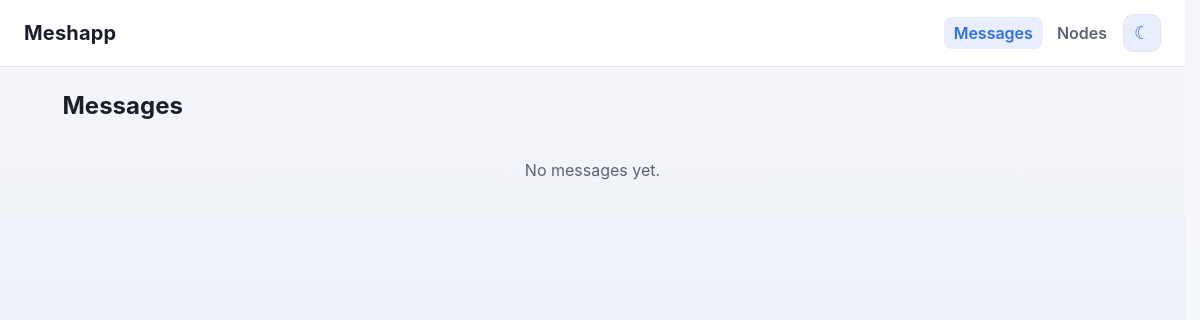
Page /messages/1 on the earlier database version.
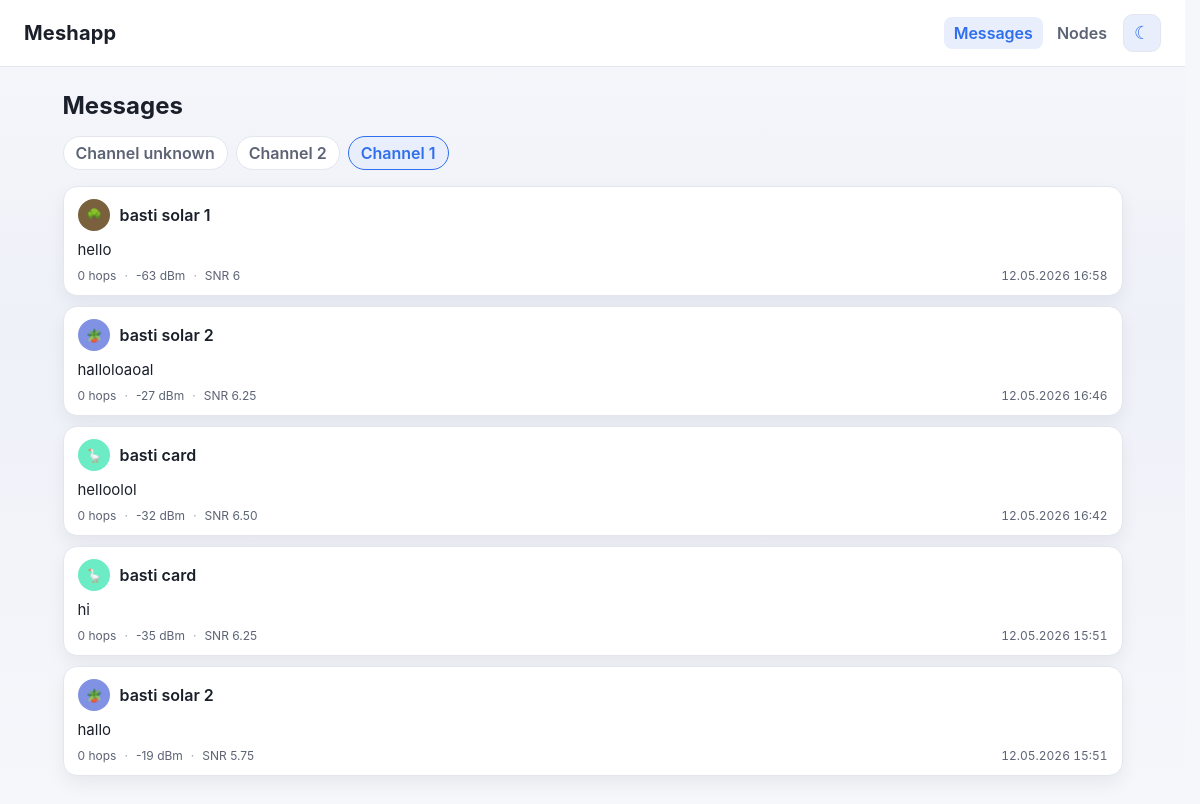
Same page on the later database version.
### tables this page shows
CREATE TABLE messages (
                id INTEGER PRIMARY KEY AUTOINCREMENT,
                rx_time INTEGER NOT NULL,
                channel_index INTEGER,
                channel_key TEXT,
                from_id TEXT,
                to_id TEXT,
                hops INTEGER,
                portnum TEXT,
                text TEXT,
                rx_rssi REAL,
                rx_snr REAL,
                decoded_json TEXT,
                raw_json TEXT
            , packet_id INTEGER);

CREATE TABLE nodes (
                node_id TEXT PRIMARY KEY,
                short_name TEXT,
                long_name TEXT,
                hw_model TEXT,
                last_seen INTEGER,
                last_ping INTEGER,
                last_hops INTEGER,
                last_telemetry INTEGER,
                last_position INTEGER,
                battery_level REAL,
                battery_voltage REAL,
                temperature REAL,
                humidity REAL,
                pressure REAL,
                telemetry_json TEXT,
                position_json TEXT,
                non_message_day TEXT,
                telemetry_count_total INTEGER DEFAULT 0,
                telemetry_count_daily INTEGER DEFAULT 0,
                nodeinfo_count_total INTEGER DEFAULT 0,
                nodeinfo_count_daily INTEGER DEFAULT 0,
                position_count_total INTEGER DEFAULT 0,
                position_count_daily INTEGER DEFAULT 0,
                other_count_total INTEGER DEFAULT 0,
                other_count_daily INTEGER DEFAULT 0
            , role TEXT, macaddr TEXT, public_key TEXT, first_seen INTEGER, last_rx_snr REAL, last_rx_rssi REAL, online_since INTEGER, uptime_seconds INTEGER, channel_utilization REAL, air_util_tx REAL);

### main.py (the view)
@app.route("/messages/<channel_key>")
def messages_channel(channel_key):
    channels = _get_available_channels()
    return _render_messages(channel_key, channels)

### main.py (called while the page is built)
def _format_message_time(value):
    if not value:
        return "-"
    dt = datetime.fromtimestamp(int(value), tz=timezone.utc).astimezone()
    today = datetime.now().astimezone().date()
    if dt.date() == today:
        return dt.strftime("%H:%M")
    return dt.strftime("%d.%m.%Y %H:%M")

def _format_value(value, digits=2):
    if value is None:
        return "-"
    try:
        number = float(value)
    except (TypeError, ValueError):
        return str(value)
    if number != number or number in (float("inf"), float("-inf")):
        return "-"
    if number.is_integer():
        return str(int(number))
    return f"{number:.{digits}f}"

def _parse_node_num(value):
    if value is None:
        return None
    if isinstance(value, int):
        return value
    text = str(value).strip()
    if not text:
        return None
    if text.startswith("!"):
        text = text[1:]
        base = 16
    elif text.startswith("0x"):
        text = text[2:]
        base = 16
    else:
        base = 16 if any(char in text for char in "abcdefABCDEF") else 10
    try:
        return int(text, base)
    except ValueError:
        return None

def _node_avatar_colors(node_id):
    node_num = _parse_node_num(node_id)
    if node_num is None:
        return {"avatar_bg": None, "avatar_fg": None}
    red = (node_num & 0xFF0000) >> 16
    green = (node_num & 0x00FF00) >> 8
    blue = node_num & 0x0000FF
    brightness = ((red * 0.299) + (green * 0.587) + (blue * 0.114)) / 255
    foreground = "#000000" if brightness > 0.5 else "#ffffff"
    background = f"#{red:02x}{green:02x}{blue:02x}"
    return {"avatar_bg": background, "avatar_fg": foreground}

def _db_connect():
    conn = sqlite3.connect(DB_PATH, timeout=30)
    conn.row_factory = sqlite3.Row
    return conn

def _get_available_channels():
    with _db_connect() as conn:
        rows = conn.execute(
            """
            SELECT channel_key, channel_index, MAX(rx_time) AS last_rx
            FROM messages
            WHERE channel_key IS NOT NULL
            GROUP BY channel_key, channel_index
            ORDER BY last_rx DESC
            """
        ).fetchall()
    return [dict(row) for row in rows]

def _find_channel_info(channels, channel_key):
    for channel in channels:
        if channel.get("channel_key") == channel_key:
            return channel
    return {"channel_key": channel_key, "channel_index": None}

### templates/messages.html (shortened to what this page needs)
{% extends "base.html" %}
{% block content %}
<h1>Messages</h1>
{% if channels %}
  <div class="channel-tabs">
    {% for channel in channels %}
      {% set channel_label = "Channel " ~ (channel.channel_index if channel.channel_index is not none else (channel.channel_key or "?")) %}
      <a href="{{ url_for('messages_channel', channel_key=channel.channel_key) }}"
         class="{% if channel.channel_key == current_channel.channel_key %}active{% endif %}"
         title="Key: {{ channel.channel_key }}">{{ channel_label }}</a>
    {% endfor %}
  </div>
{% endif %}
<div id="messages-list" class="message-list">
  {% if messages %}
    {% for msg in messages %}
      {% set display_name = msg.long_name or msg.short_name or msg.from_id or "-" %}
      {% set avatar_text_raw = msg.short_name or (msg.long_name[:2] if msg.long_name else (msg.from_id[:2] if msg.from_id else "?")) %}
      {% set avatar_text = avatar_text_raw[:4] | upper %}
      {% set avatar_small = avatar_text | length >= 4 %}
      <article class="bubble bubble--clickable" data-message-id="{{ msg.id }}" tabindex="0" role="button" aria-label="View message details">
        <header class="bubble__header">
          <button type="button" class="node-button" data-node-id="{{ msg.from_id or '' }}">
            <span class="avatar{% if avatar_small %} avatar--small{% endif %}"
                  {% if msg.avatar_bg or msg.avatar_fg %}style="{% if msg.avatar_bg %}background: {{ msg.avatar_bg }};{% endif %}{% if msg.avatar_fg %} color: {{ msg.avatar_fg }};{% endif %}"{% endif %}>{{ avatar_text }}</span>
            <span class="node-name">{{ display_name }}</span>
          </button>
        </header>
        {% if msg.text %}
          <div class="bubble__body">{{ msg.text }}</div>
        {% else %}
          <div class="bubble__body bubble__body--meta"><span class="tag">{{ msg.portnum or "unknown" }}</span></div>
        {% endif %}
        <footer class="bubble__footer">
          <span class="bubble__meta">
            {% if msg.hops is not none %}<span>{{ msg.hops }} {{ "hop" if msg.hops == 1 else "hops" }}</span>{% endif %}
            {% if msg.rx_rssi is not none %}<span>{{ msg.rx_rssi | value }} dBm</span>{% endif %}
            {% if msg.rx_snr is not none %}<span>SNR {{ msg.rx_snr | value }}</span>{% endif %}
          </span>
          <time class="bubble__time" datetime="{{ msg.rx_time }}">{{ msg.rx_time | message_time }}</time>
        </footer>
      </article>
    {% endfor %}
  {% else %}
    <div class="empty-state">No messages yet.</div>
  {% endif %}
</div>
{% endblock %}

### templates/base.html (shortened to what this page needs)
<!doctype html>
<html lang="en">
<head>
  <link rel="stylesheet" href="{{ url_for('static', filename='style.css') }}">
</head>
<body>
  <header class="site-header">
    <div class="title">Meshapp</div>
    <div class="header-right">
      <nav class="primary-nav">
        <a href="{{ url_for('messages_default') }}" class="{% if request.path.startswith('/messages') or request.path == '/' %}active{% endif %}">Messages</a>
        <a href="{{ url_for('nodes') }}" class="{% if request.path.startswith('/nodes') %}active{% endif %}">Nodes</a>
      </nav>
      <button type="button" id="theme-toggle" class="theme-toggle" aria-label="Toggle dark mode" title="Toggle dark mode">
        <span class="icon-light" aria-hidden="true">☾</span>
      </button>
    </div>
  </header>
  <main>
    {% block content %}{% endblock %}
  </main>
</body>
</html>

### static/style.css (style rules this page uses)
:root { color-scheme: light; --bg: #f6f7fb; --bg-gradient: linear-gradient(180deg, #f6f7fb, #eef1f8 40%, #f6f7fb 100%); --panel: #ffffff; --panel-hover: #f4f6fb; --text: #1b1f2a; --muted: #5c6374; --accent: #2f6fed; --accent-soft: #e9eefc; --border: #e3e6ee; --shadow: 0 8px 18px rgba(16, 24, 40, 0.06); --shadow-strong: 0 20px 50px rgba(16, 24, 40, 0.25); --overlay: rgba(16, 24, 40, 0.55); --tag-bg: #e9eefc; --tag-fg: #2f6fed; --font-main: -apple-system, BlinkMacSystemFont, "Segoe UI", system-ui, Roboto, "Helvetica Neue", Arial, sans-serif, "Apple Color Emoji", "Segoe UI Emoji", "Noto Color Emoji"; --font-avatar: "Segoe UI Emoji", "Apple Color Emoji", "Noto Color Emoji", "Segoe UI Symbol", "Noto Emoji", -apple-system, BlinkMacSystemFont, "Segoe UI", system-ui, sans-serif; }
* { box-sizing: border-box; }
html, body { height: 100%; }
html { scrollbar-gutter: stable; }
body { margin: 0; font-family: var(--font-main); background: var(--bg); background-image: var(--bg-gradient); color: var(--text); -webkit-text-size-adjust: 100%; text-rendering: optimizeLegibility; min-height: 100vh; }
a { color: var(--accent); }
button { font-family: inherit; color: inherit; }
header.site-header { display: flex; align-items: center; justify-content: space-between; gap: 12px; padding: 14px clamp(16px, 4vw, 24px); background: var(--panel); border-bottom: 1px solid var(--border); position: sticky; top: 0; z-index: 20; }
.site-header .title { font-size: 20px; font-weight: 700; letter-spacing: 0.2px; }
.site-header .header-right { display: flex; align-items: center; gap: 6px; flex-wrap: wrap; }
nav.primary-nav { display: flex; gap: 4px; flex-wrap: wrap; }
nav.primary-nav a { text-decoration: none; color: var(--muted); font-weight: 600; padding: 6px 10px; border-radius: 8px; }
nav.primary-nav a.active { color: var(--accent); background: var(--accent-soft); }
.theme-toggle { appearance: none; background: var(--accent-soft); border: 1px solid var(--border); color: var(--accent); width: 38px; height: 38px; border-radius: 10px; cursor: pointer; display: inline-flex; align-items: center; justify-content: center; font-size: 18px; line-height: 1; transition: background-color 0.15s ease, transform 0.15s ease; }
main { max-width: 1100px; margin: 24px auto; padding: 0 clamp(12px, 4vw, 20px) 40px; }
h1 { margin: 0 0 16px; font-size: clamp(20px, 2.5vw, 24px); }
.node-button { display: inline-flex; align-items: center; gap: 10px; background: none; border: none; padding: 4px 6px; margin: -4px -6px; border-radius: 8px; cursor: pointer; color: inherit; text-align: left; font: inherit; max-width: 100%; }
.avatar { width: 32px; height: 32px; border-radius: 50%; background: var(--accent-soft); color: var(--accent); font-weight: 700; font-size: 13px; font-family: var(--font-main); display: inline-flex; align-items: center; justify-content: center; flex: 0 0 auto; line-height: 1; white-space: nowrap; overflow: hidden; }
.node-name { font-weight: 600; overflow: hidden; text-overflow: ellipsis; white-space: nowrap; }
.channel-tabs { display: flex; flex-wrap: wrap; gap: 8px; margin: 0 0 16px; }
.channel-tabs a { padding: 6px 12px; border-radius: 999px; border: 1px solid var(--border); color: var(--muted); text-decoration: none; font-weight: 600; background: var(--panel); }
.channel-tabs a.active { border-color: var(--accent); color: var(--accent); background: var(--accent-soft); }
.message-list { display: flex; flex-direction: column; gap: 10px; }
.bubble { background: var(--panel); border: 1px solid var(--border); border-radius: 14px; padding: 12px 14px; display: flex; flex-direction: column; gap: 8px; box-shadow: var(--shadow); }
.bubble--clickable { cursor: pointer; transition: border-color 0.12s ease, box-shadow 0.12s ease, background 0.12s ease; }
.bubble__header { display: flex; }
.bubble__body { font-size: 15px; line-height: 1.4; word-wrap: break-word; overflow-wrap: anywhere; white-space: pre-wrap; }
.bubble__footer { display: flex; justify-content: space-between; align-items: baseline; gap: 12px; flex-wrap: wrap; font-size: 12px; color: var(--muted); }
.bubble__meta { display: inline-flex; flex-wrap: wrap; gap: 8px; }
.bubble__meta span + span::before { content: "·"; margin-right: 8px; opacity: 0.6; }
.bubble__time { font-variant-numeric: tabular-nums; white-space: nowrap; }

Differences in the rows shown:
added messages: avatar_text "🌳", text "hello", hops "0", hops "hops", rx_rssi|value "-63", rx_snr|value "6", rx_time|message_time "12.05.2026 16:58", from_id "!c879613d" (drawn)
added nodes: long_name "basti solar 1"
added messages: avatar_text "🪴", text "halloloaoal", hops "0", hops "hops", rx_rssi|value "-27", rx_snr|value "6.25", rx_time|message_time "12.05.2026 16:46"
added nodes: long_name "basti solar 2"
added messages: avatar_text "🪿", text "helloolol", hops "0", hops "hops", rx_rssi|value "-32", rx_snr|value "6.50", rx_time|message_time "12.05.2026 16:42"
added nodes: long_name "basti card"
added messages: avatar_text "🪿", text "hi", hops "0", hops "hops", rx_rssi|value "-35", rx_snr|value "6.25", rx_time|message_time "12.05.2026 15:51"
added messages: avatar_text "🪴", text "hallo", hops "0", hops "hops", rx_rssi|value "-19", rx_snr|value "5.75", rx_time|message_time "12.05.2026 15:51"
Other differences:
new list line: "Channel unknown"
new list line: "Channel 2"
new list line: "Channel 1"
text no longer shown: "No messages yet."
